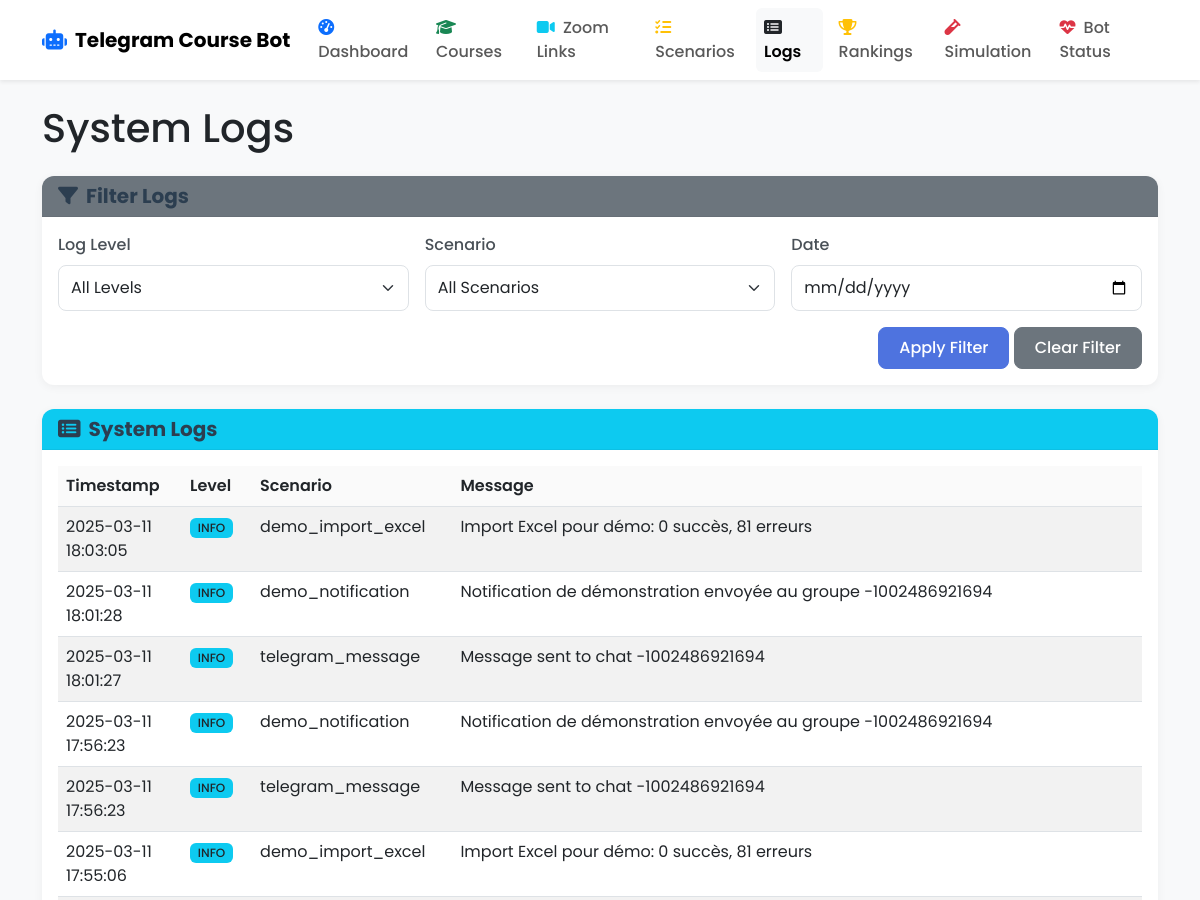
Page /logs (upper part) on the earlier database version.
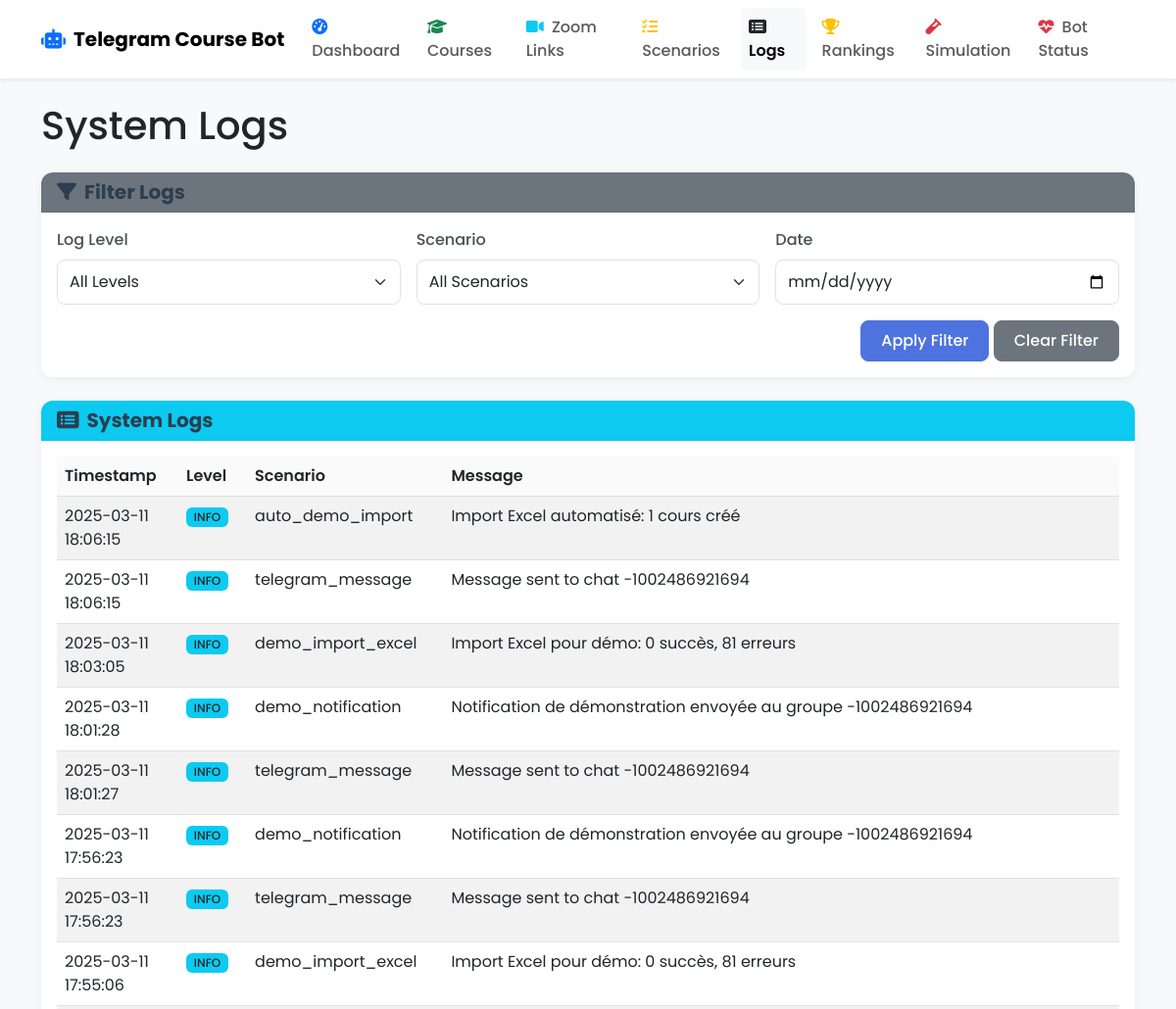
Same page on the later database version.
### models.py (models this page shows, shortened)
class Log(db.Model):
    id = db.Column(db.Integer, primary_key=True)
    level = db.Column(db.String(20), nullable=False)  # INFO, WARNING, ERROR
    scenario = db.Column(db.String(100), nullable=True)  # Which scenario the log is related to
    message = db.Column(db.Text, nullable=False)
    timestamp = db.Column(db.DateTime, default=datetime.utcnow)

### routes.py (the view)
    @app.route('/logs')
    def logs():
        all_logs = Log.query.order_by(Log.timestamp.desc()).all()
        return render_template('logs.html', logs=all_logs)

### templates/logs.html (shortened to what this page needs)
{% extends 'layout.html' %}
{% block content %}
<div class="row">
    <div class="col-12">
        <h1 class="mb-4">System Logs</h1>
    </div>
</div>
<div class="card mb-4">
    <div class="card-header bg-secondary text-white">
        <h5 class="mb-0"><i class="fas fa-filter me-2"></i>Filter Logs</h5>
    </div>
    <div class="card-body">
        <form id="filterForm" class="row g-3">
            <div class="col-md-4">
                <label for="level-filter" class="form-label">Log Level</label>
                <select id="level-filter" class="form-select">
                    <option value="all">All Levels</option>
                </select>
            </div>
            <div class="col-md-4">
                <label for="scenario-filter" class="form-label">Scenario</label>
                <select id="scenario-filter" class="form-select">
                    <option value="all">All Scenarios</option>
                </select>
            </div>
            <div class="col-md-4">
                <label for="date-filter" class="form-label">Date</label>
                <input type="date" id="date-filter" class="form-control">
            </div>
            <div class="col-12 text-end">
                <button type="button" id="apply-filter" class="btn btn-primary">Apply Filter</button>
                <button type="button" id="clear-filter" class="btn btn-secondary">Clear Filter</button>
            </div>
        </form>
    </div>
</div>
<div class="card">
    <div class="card-header bg-info text-white">
        <h5 class="mb-0"><i class="fas fa-list-alt me-2"></i>System Logs</h5>
    </div>
    <div class="card-body">
        {% if logs %}
        <div class="table-responsive">
            <table class="table table-striped table-hover" id="logs-table">
                <thead>
                    <tr>
                        <th>Timestamp</th>
                        <th>Level</th>
                        <th>Scenario</th>
                        <th>Message</th>
                    </tr>
                </thead>
                <tbody>
                    {% for log in logs %}
                    <tr class="log-row"
                        data-level="{{ log.level }}"
                        data-scenario="{{ log.scenario }}"
                        data-date="{{ log.timestamp.strftime('%Y-%m-%d') }}">
                        <td>{{ log.timestamp.strftime('%Y-%m-%d %H:%M:%S') }}</td>
                        <td>
                            {% if log.level == 'INFO' %}
                                <span class="badge bg-info text-dark">INFO</span>
                            {% elif log.level == 'WARNING' %}
                                <span class="badge bg-warning text-dark">WARNING</span>
                            {% elif log.level == 'ERROR' %}
                                <span class="badge bg-danger">ERROR</span>
                            {% endif %}
                        </td>
                        <td>{{ log.scenario or 'System' }}</td>
                        <td>{{ log.message }}</td>
                    </tr>
                    {% endfor %}
                </tbody>
            </table>
        </div>
        {% else %}
        <div class="alert alert-info">No logs available.</div>
        {% endif %}
    </div>
</div>
{% endblock %}

Differences in the rows shown:
added Log: timestamp "2025-03-11 18:06:15", level "INFO", scenario "auto_demo_import", message "Import Excel automatisé: 1 cours créé"
added Log: timestamp "2025-03-11 18:06:15", level "INFO", scenario "telegram_message", message "Message sent to chat -1002486921694"
